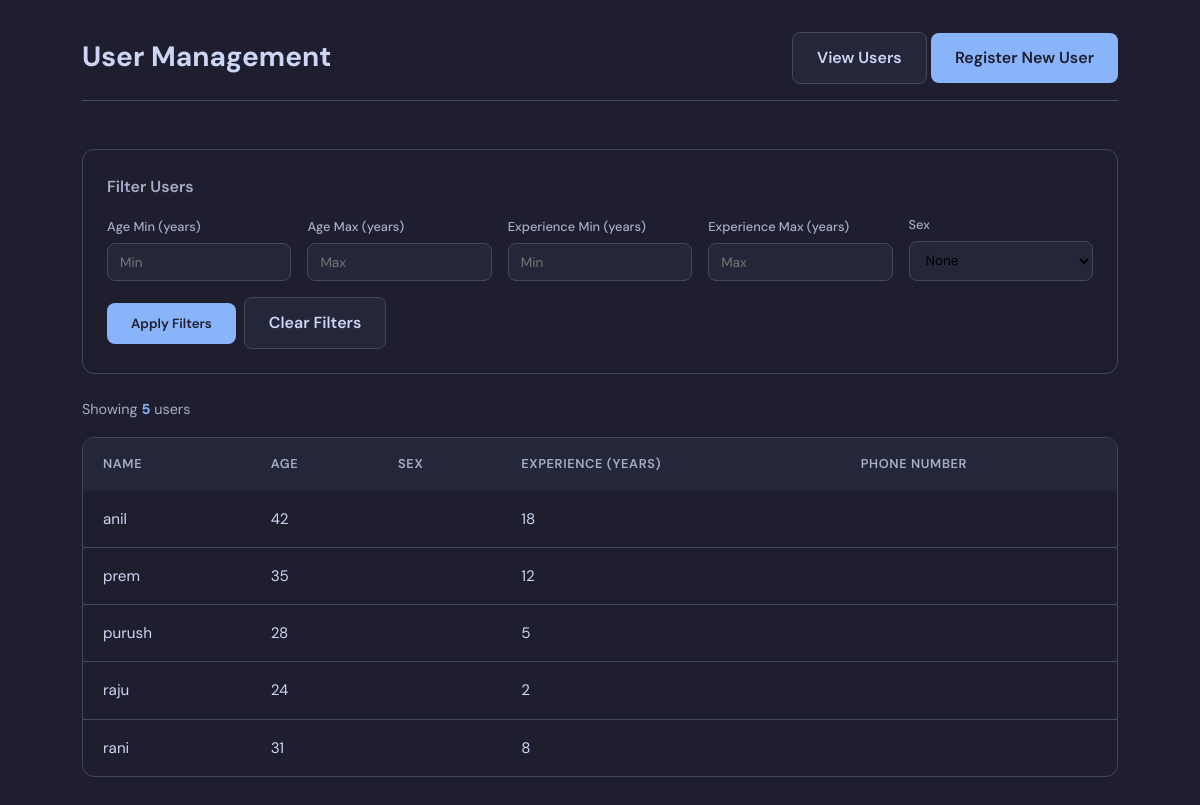
The page / on the database its author committed.
### tables this page shows
CREATE TABLE users (
    id INTEGER PRIMARY KEY AUTOINCREMENT,
    name TEXT,
    age INTEGER,
    gender TEXT,
    experience INTEGER,
    phone TEXT
);

### app.py (the view)
@app.route('/')
def index():
    age_min = request.args.get('age_min', type=int)
    age_max = request.args.get('age_max', type=int)
    exp_min = request.args.get('exp_min', type=int)
    exp_max = request.args.get('exp_max', type=int)
    sex = request.args.get('sex')
    users = get_users(age_min, age_max, exp_min, exp_max, sex)
    total_users = get_total_users_count()
    return render_template('index.html', users=users, total_users=total_users)

### app.py (called while the page is built)
@contextmanager
def get_db():
    conn = sqlite3.connect(DATABASE)
    conn.row_factory = sqlite3.Row  # Return rows as dictionaries
    try:
        yield conn
        conn.commit()
    finally:
        conn.close()

def get_users(age_min=None, age_max=None, exp_min=None, exp_max=None, sex=None):
    with get_db() as conn:
        query = 'SELECT * FROM users WHERE 1=1'
        params = []
        if age_min is not None:
            query += ' AND age >= ?'
            params.append(age_min)
        if age_max is not None:
            query += ' AND age <= ?'
            params.append(age_max)
        if exp_min is not None:
            query += ' AND experience >= ?'
            params.append(exp_min)
        if exp_max is not None:
            query += ' AND experience <= ?'
            params.append(exp_max)
        if sex in ('M', 'F'):
            query += ' AND sex = ?'
            params.append(sex)
        query += ' ORDER BY name'
        cursor = conn.execute(query, params)
        return [dict(row) for row in cursor.fetchall()]

def get_total_users_count():
    with get_db() as conn:
        cursor = conn.execute('SELECT COUNT(*) FROM users')
        return cursor.fetchone()[0]

### templates/index.html (shortened to what this page needs)
{% extends "base.html" %}
{% block content %}
<div class="filters">
    <h2>Filter Users</h2>
    <form method="get" action="{{ url_for('index') }}">
        <div class="filter-grid">
            <div class="filter-group">
                <label for="age_min">Age Min (years)</label>
                <input type="number" id="age_min" name="age_min" value="{{ age_min }}" min="0" max="120" placeholder="Min">
            </div>
            <div class="filter-group">
                <label for="age_max">Age Max (years)</label>
                <input type="number" id="age_max" name="age_max" value="{{ age_max }}" min="0" max="120" placeholder="Max">
            </div>
            <div class="filter-group">
                <label for="exp_min">Experience Min (years)</label>
                <input type="number" id="exp_min" name="exp_min" value="{{ exp_min }}" min="0" max="100" placeholder="Min">
            </div>
            <div class="filter-group">
                <label for="exp_max">Experience Max (years)</label>
                <input type="number" id="exp_max" name="exp_max" value="{{ exp_max }}" min="0" max="100" placeholder="Max">
            </div>
            <div class="filter-group">
                <label for="sex">Sex</label>
                <select id="sex" name="sex">
                    <option value="" {% if not sex %}selected{% endif %}>None</option>
                </select>
            </div>
        </div>
        <div class="filter-actions">
            <button type="submit" class="btn btn-primary">Apply Filters</button>
            <a href="{{ url_for('index') }}" class="btn btn-secondary">Clear Filters</a>
        </div>
    </form>
</div>
<div class="user-count">
    {% if users|length == total_users %}
        Showing <strong>{{ total_users }}</strong> users
    {% elif users|length == 1 and total_users == 1 %}
        Showing <strong>1</strong> user
    {% else %}
        Showing <strong>{{ users|length }}</strong> of <strong>{{ total_users }}</strong> users
    {% endif %}
</div>
<div class="users-table-wrapper">
    {% if users %}
    <table>
        <thead>
            <tr>
                <th>Name</th>
                <th>Age</th>
                <th>Sex</th>
                <th>Experience (Years)</th>
                <th>Phone Number</th>
            </tr>
        </thead>
        <tbody>
            {% for user in users %}
            <tr>
                <td>{{ user.name }}</td>
                <td>{{ user.age }}</td>
                <td>{{ user.sex }}</td>
                <td>{{ user.experience }}</td>
                <td>{{ user.phone_number }}</td>
            </tr>
            {% endfor %}
        </tbody>
    </table>
    {% else %}
    <div class="empty-state">
        <p>No users found matching your filters.</p>
        <a href="{{ url_for('index') }}" class="btn btn-secondary">Clear Filters</a>
    </div>
    {% endif %}
</div>
{% endblock %}

### templates/base.html (shortened to what this page needs)
<!DOCTYPE html>
<html lang="en">
<head>
</head>
<body>
    <div class="container">
        <header>
            <h1>User Management</h1>
            <div>
                <a href="{{ url_for('index') }}" class="btn btn-secondary">View Users</a>
                <a href="{{ url_for('register') }}" class="btn btn-primary">Register New User</a>
            </div>
        </header>
        {% block content %}{% endblock %}
    </div>
</body>
</html>

### templates/base.html (style rules this page uses)
:root { --bg-primary: #1e1e2e; --bg-secondary: #24273a; --card-bg: #313244; --accent: #89b4fa; --accent-hover: #b4befe; --text-primary: #cdd6f4; --text-muted: #a6adc8; --border: #45475a; --error: #f38ba8; --success: #a6e3a1; }
* { margin: 0; padding: 0; box-sizing: border-box; }
body { font-family: 'DM Sans', -apple-system, sans-serif; background: var(--bg-primary); color: var(--text-primary); min-height: 100vh; line-height: 1.6; }
.container { max-width: 1100px; margin: 0 auto; padding: 2rem; }
header { display: flex; justify-content: space-between; align-items: center; margin-bottom: 3rem; padding-bottom: 1rem; border-bottom: 1px solid var(--border); }
h1 { font-size: 1.75rem; font-weight: 700; color: var(--text-primary); }
.btn { display: inline-flex; align-items: center; gap: 0.5rem; padding: 0.75rem 1.5rem; font-family: inherit; font-weight: 600; border-radius: 8px; text-decoration: none; cursor: pointer; transition: all 0.2s ease; border: none; }
.btn-primary { background: var(--accent); color: var(--bg-primary); }
.btn-secondary { background: var(--bg-secondary); color: var(--text-primary); border: 1px solid var(--border); }

### templates/index.html (style rules this page uses)
.filters { background: var(--bg-card); border-radius: 12px; padding: 1.5rem; margin-bottom: 1.5rem; border: 1px solid var(--border); }
.filters h2 { font-size: 1rem; font-weight: 600; margin-bottom: 1rem; color: var(--text-muted); }
.filter-grid { display: grid; grid-template-columns: repeat(auto-fit, minmax(140px, 1fr)); gap: 1rem; align-items: end; }
.filter-group { display: flex; flex-direction: column; gap: 0.35rem; }
.filter-group label { font-size: 0.8rem; color: var(--text-muted); font-weight: 500; }
.filter-group input, .filter-group select { padding: 0.6rem 0.75rem; border: 1px solid var(--border); border-radius: 8px; background: var(--bg-secondary); font-family: inherit; font-size: 0.85rem; }
.filter-actions { display: flex; gap: 0.5rem; margin-top: 1rem; align-items: center; }
.users-table-wrapper { background: var(--bg-card); border-radius: 12px; overflow: hidden; border: 1px solid var(--border); }
table { width: 100%; border-collapse: collapse; }
th, td { padding: 1rem 1.25rem; text-align: left; }
th { background: var(--bg-secondary); font-size: 0.8rem; font-weight: 600; color: var(--text-muted); text-transform: uppercase; letter-spacing: 0.05em; }
tr { border-bottom: 1px solid var(--border); }
tr:last-child { border-bottom: none; }
td { font-size: 0.95rem; }
.user-count { font-size: 0.9rem; color: var(--text-muted); margin-bottom: 1rem; }
.user-count strong { color: var(--accent); }

### rows shown on the page
users: name "anil", age "42", experience "18"
users: name "prem", age "35", experience "12"
users: name "purush", age "28", experience "5"
users: name "raju", age "24", experience "2"
users: name "rani", age "31", experience "8"

### other values the page prints
{{ total_users }} "5"
